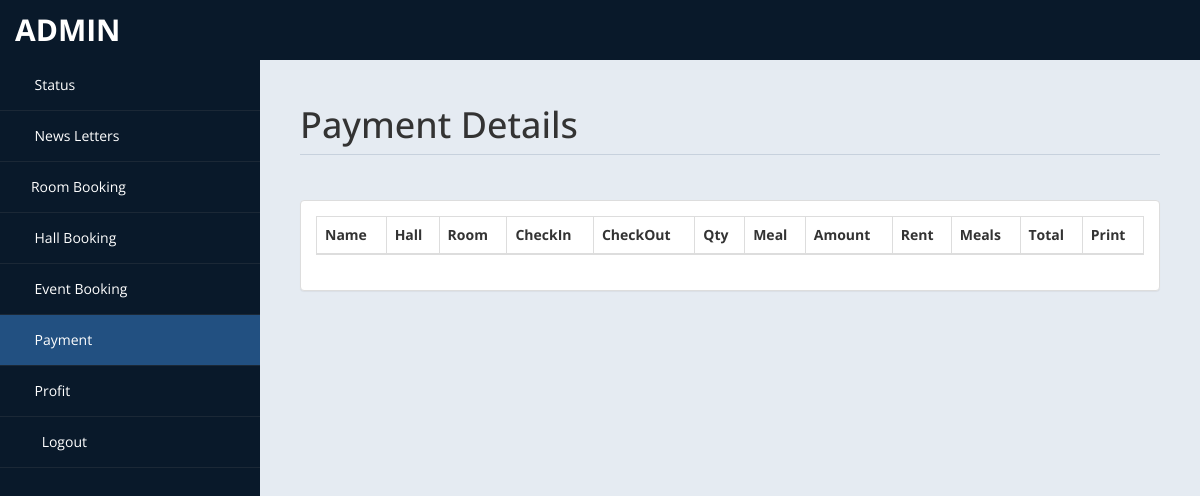
/admin/payment.php (signed in), run on an earlier commit of the app's database.
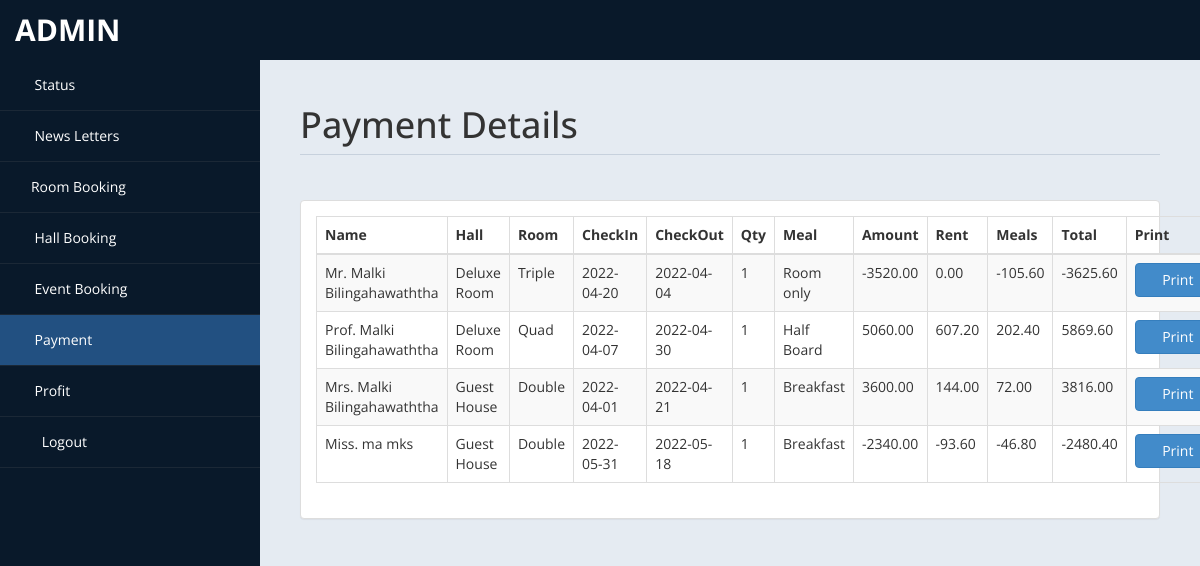
And on a later commit of the database.
### tables this page shows
CREATE TABLE `payment` (
  `id` int(11) DEFAULT NULL,
  `title` varchar(5) DEFAULT NULL,
  `fname` varchar(30) DEFAULT NULL,
  `lname` varchar(30) DEFAULT NULL,
  `troom` varchar(30) DEFAULT NULL,
  `tbed` varchar(30) DEFAULT NULL,
  `nroom` int(11) DEFAULT NULL,
  `cin` date DEFAULT NULL,
  `cout` date DEFAULT NULL,
  `ttot` double(8,2) DEFAULT NULL,
  `fintot` double(8,2) DEFAULT NULL,
  `mepr` double(8,2) DEFAULT NULL,
  `meal` varchar(30) DEFAULT NULL,
  `btot` double(8,2) DEFAULT NULL,
  `noofdays` int(11) DEFAULT NULL
);

### admin/payment.php (the view, shortened to what the changed rows need)
<!DOCTYPE html>
<html xmlns="http://www.w3.org/1999/xhtml">
<head>
    <link href="assets/css/bootstrap.css" rel="stylesheet" />
    <link href="assets/css/font-awesome.css" rel="stylesheet" />
    <link href="assets/css/custom-styles.css" rel="stylesheet" />
    <link href="assets/js/dataTables/dataTables.bootstrap.css" rel="stylesheet" />
</head>
<body>
    <div id="wrapper">
        <div id="page-wrapper" >
            <div id="page-inner">
			 <div class="row">
                    <div class="col-md-12">
                        <h1 class="page-header">
                           Payment Details<small> </small>
                        </h1>
                    </div>
                </div>
            <div class="row">
                <div class="col-md-12">
                    <div class="panel panel-default">
                        <div class="panel-body">
                            <div class="table-responsive">
                                <table class="table table-striped table-bordered table-hover" id="dataTables-example">
                                    <thead>
                                        <tr>
                                            <th>Name</th>
											<th>Hall</th>
                                            <th>Room</th>
                                            <th>CheckIn</th>
											<th>CheckOut</th>
											<th>Qty</th>
											<th>Meal</th>
                                            <th>Amount</th>
											<th>Rent</th>
											<th>Meals </th>
											<th>Total</th>
											<th>Print</th>
                                        </tr>
                                    </thead>
                                    <tbody>
									<?php
										include ('db.php');
										$sql="select * from payment";
										$re = mysqli_query($con,$sql);
										while($row = mysqli_fetch_array($re))
										{
											$id = $row['id'];
											if($id % 2 ==1 )
											{
												echo"<tr class='gradeC'>
													<td>".$row['title']." ".$row['fname']." ".$row['lname']."</td>
													<td>".$row['troom']."</td>
													<td>".$row['tbed']."</td>
													<td>".$row['cin']."</td>
													<td>".$row['cout']."</td>
													<td>".$row['nroom']."</td>
													<td>".$row['meal']."</td>
													<td>".$row['ttot']."</td>
													<td>".$row['mepr']."</td>
													<td>".$row['btot']."</td>
													<td>".$row['fintot']."</td>
													<td><a href=print.php?pid=".$id ." <button class='btn btn-primary'> <i class='fa fa-print' ></i> Print</button></td>
													</tr>";
											}
											else
											{
												echo"<tr class='gradeU'>
													<td>".$row['title']." ".$row['fname']." ".$row['lname']."</td>
													<td>".$row['troom']."</td>
													<td>".$row['tbed']."</td>
													<td>".$row['cin']."</td>
													<td>".$row['cout']."</td>
													<td>".$row['nroom']."</td>
													<td>".$row['meal']."</td>
													<td>".$row['ttot']."</td>
													<td>".$row['mepr']."</td>
													<td>".$row['btot']."</td>
													<td>".$row['fintot']."</td>
													<td><a href=print.php?pid=".$id ." <button class='btn btn-primary'> <i class='fa fa-print' ></i> Print</button></td>
													</tr>";
											}
										}
									?>
                                    </tbody>
                                </table>
                            </div>
                        </div>
                    </div>
                </div>
            </div>
                </div>
            </div>
    </div>
</body>
</html>

What changed in the data, as far as the page shows it:
added payment: title "Mr.", fname "Malki", lname "Bilingahawaththa", troom "Deluxe Room", tbed "Triple", cin "2022-04-20", cout "2022-04-04", nroom "1", meal "Room only", ttot "-3520.00", mepr "0.00", btot "-105.60", fintot "-3625.60"
added payment: title "Prof.", fname "Malki", lname "Bilingahawaththa", troom "Deluxe Room", tbed "Quad", cin "2022-04-07", cout "2022-04-30", nroom "1", meal "Half Board", ttot "5060.00", mepr "607.20", btot "202.40", fintot "5869.60"
added payment: title "Mrs.", fname "Malki", lname "Bilingahawaththa", troom "Guest House", tbed "Double", cin "2022-04-01", cout "2022-04-21", nroom "1", meal "Breakfast", ttot "3600.00", mepr "144.00", btot "72.00", fintot "3816.00"
added payment: title "Miss.", fname "ma", lname "mks", troom "Guest House", tbed "Double", cin "2022-05-31", cout "2022-05-18", nroom "1", meal "Breakfast", ttot "-2340.00", mepr "-93.60", btot "-46.80", fintot "-2480.40"
